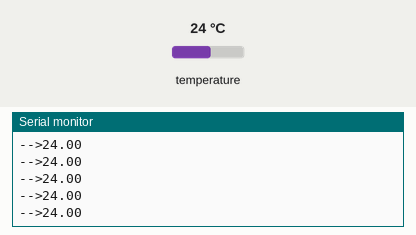
Simulated run of this sketch. Board: Arduino Uno, built with avr-gcc and run on an emulated ATmega328P. Shown: the last lines printed to the serial monitor. The test bench sets the inputs (shaded band); at power-on: temperature 24 °C.

Above: at 1.3 s.
1.4 s: temperature set to 12 °C
At 1.73 s:
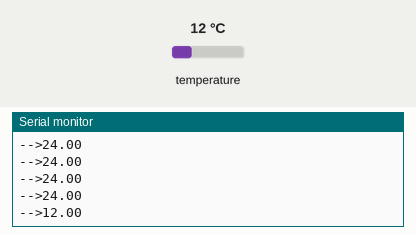
2.9 s: temperature set to 19 °C
At 2.99 s:
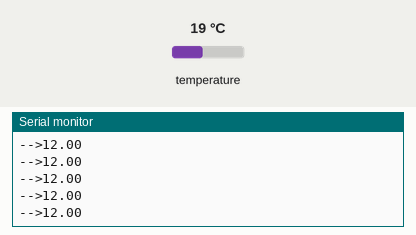
Timing chart, 0 to 5.9 s (numbered marks = the images above; inputs shaded):
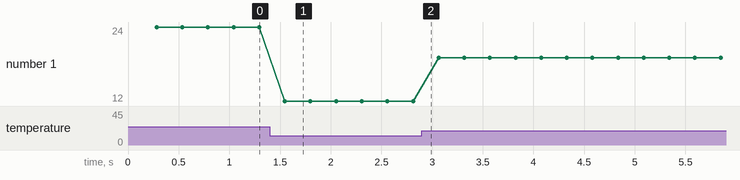

Measured:
- after the input at 1.4 s, the serial monitor: prints a new line after 0.15 s (image 1)
- plotted number 1: 24 → 12 after the input at 1.4 s, 12 → 19 after the input at 2.9 s

The sketch:

DS18S20.ino
```cpp
#include <OneWire.h>
//Pinout fra adafruit:
//  Hvitt (einlitt): Jord
//  Blatt: signal
//  Rautt: 5v


int DS18S20_Pin = 2; //DS18S20 Signal pin on digital 2
String lastError = "";

//Temperature chip i/o
OneWire ds(DS18S20_Pin);  // on digital pin 2

float getTemp(){
  //returns the temperature from one DS18S20 in DEG Celsius

  lastError = "";

  byte data[12];
  byte addr[8];

  if ( !ds.search(addr)) {
      //no more sensors on chain, reset search
      ds.reset_search();
      return -1000;
  }

  if ( OneWire::crc8( addr, 7) != addr[7]) {
      lastError = "CRC is not valid!";
      //return -1000;
  }

  if ( addr[0] != 0x10 && addr[0] != 0x28) {
      lastError = "Device is not recognized";
      return -1000;
  }

  ds.reset();
  ds.select(addr);
  ds.write(0x44,1); // start conversion, with parasite power on at the end

  byte present = ds.reset();
  ds.select(addr);
  ds.write(0xBE); // Read Scratchpad


  for (int i = 0; i < 9; i++) { // we need 9 bytes
    data[i] = ds.read();
  }

  ds.reset_search();

  byte MSB = data[1];
  byte LSB = data[0];

  float tempRead = ((MSB << 8) | LSB); //using two's compliment
  float TemperatureSum = tempRead / 16;

  return TemperatureSum;

}
```

BTtestcode.ino
```cpp
void setupBTTest()
{
  /*char temp;
  pinMode(13,OUTPUT);
  Serial.begin(9600);

  while(1)
  {
    if (Serial.available() > 0 )
    {
      temp = Serial.read();
      if(temp == '1')
        digitalWrite(13,HIGH);
      if(temp == '0')
        digitalWrite(13,LOW);
      Serial.print(temp);
    }
  }*/
}
```

Measurement.ino
```cpp
//JSON
String JSONBegin = "{";
String JSONEnd = "}";
String currentReading;

void setCurrentMeasure(int dur, float t, float average, String lastError) {
  currentReading = "\"temperature\":" + String(t) + ",\"duration\":" + String(dur) + ",\"averageTemp\":" + String(average) + ",\"error\":\""+lastError+"\"";
}

String getJSON() {
  String ret = JSONBegin;
  ret += "\"currentReading\":{"+ currentReading +"}";
  ret += JSONEnd;
  return ret;

  /*if (ret.length() > 0) {
    return ret.substring(0, ret.length() - 1);
  }
  else {
    return ret;
  }*/
  //return JSONBegin +currentJSON +JSONEnd ;
}
```

PID.ino
```cpp
//Timers
long previousMillis = 0;
long interval = 250;
int duration = 0;
float sum = 0;


//Heat
float temperature = 0;

void setup()
{
  Serial.begin(9600);
  //blinkSetup();

}

void loop()
{
  unsigned long currentMillis = millis();
  if (currentMillis - previousMillis >= interval)
  {
    previousMillis = currentMillis;
    float t = getTemp();

    //Assume positive celsius
    int retry = 0;
    if (t <= 0 ) {
      while (retry <= 100 || t <= 0) {
        t = getTemp();
        retry++;
      }
    }

    if (t > 0) {
      sum += t;
    }
    else {
      sum += getAverage();
    }

    setCurrentMeasure(duration, t, getAverage(), lastError);
    //Serial.println(getJSON());
    Serial.println("-->" + String(t));


  }
  delay(10);
  duration += 1;
}

float getAverage() {
  if (duration == 0 ) {
    return sum;
  }
  else {
    return sum / duration;
  }
}
```

blink.ino
```cpp
/*int ledPin = 13;
int ledState = LOW;

void blinkSetup()
{
  pinMode(ledPin, OUTPUT);
}

void blink()
{
  ledState = (ledState == LOW)? HIGH : LOW;
  digitalWrite(ledPin, ledState);
  delay(5);
  digitalWrite(ledPin, LOW);
}*/
```
